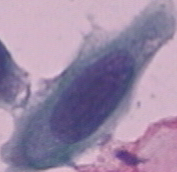
#> input picture entrega2/D1.BMP, 177 x 172 px
$ jupyter execute --allow-errors TB2_info_medica.ipynb
#> lines starting #> are read from the running program, lines starting #| are printed output that depends on the picture; after the words box and inside, x2 and y2 are one past the last pixel; in counts of white or black regions, pixels touching at a corner belong together
[cell 1]
import cv2
import matplotlib.pyplot as plt
import numpy as np
from PIL import Image, ImageEnhance

# Local Functions

[cell 2]
def imgs_and_hists(*imgs, ylim=None, bins=256):
    fig, axs = plt.subplots(len(imgs), len(imgs), figsize=(14, 7))
    axs = axs.ravel() # That's because: _, ((ax1, ax2), (ax3, ax4)) <- plt.subplots(2, 2)
    for i in range(len(imgs)):
        axs[i].imshow(imgs[i], cmap="gray")
        axs[i+len(imgs)].hist(np.array(imgs[i]).ravel(), bins=bins, color="black");
        if ylim:
            plt.ylim((0, ylim))

def imshow(*imgs, cmap=None):
    fig, axs = plt.subplots(1, len(imgs), figsize=(10, 5))
    try:
        axs = axs.ravel()
    except:
        axs = [axs] # case only one img
    for i in range(len(imgs)):
        axs[i].imshow(imgs[i], cmap=cmap)

# Importar imagens

[cell 3]
img1 = Image.open("D1.BMP")
#> img1 is the input picture: PIL image 177x172 RGB; mean R, G, B 155.9, 137, 166
img2 = Image.open("N1.bmp")
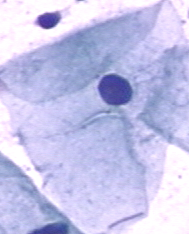
#> input picture entrega2/N1.bmp, 189 x 234 px
#> img2 is the input picture: PIL image 189x234 RGB; mean R, G, B 196.8, 195.9, 233.9

[cell 4]
imshow(img1, img2)

# Conversão para Preto e Branco

[cell 5]
img1 = Image.fromarray(cv2.cvtColor(np.array(img1), cv2.COLOR_RGB2GRAY))
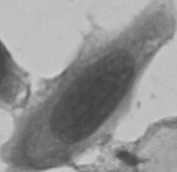
#> img1: PIL image 177x172 L; min 64, max 211, mean 146
img2 = Image.fromarray(cv2.cvtColor(np.array(img2), cv2.COLOR_RGB2GRAY))
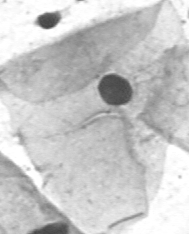
#> img2: PIL image 189x234 L; min 68, max 255, mean 200.5

[cell 6]
imshow(img1, img2, cmap="gray")

# Realçar contornos
(membranas celulares e seus núcleos)

[cell 7]
# Verificar Histograma antes de pré-processamento
imgs_and_hists(img1, img2)
#> figure, not shown here; panel 3: tallest bar 2217 high, from x = 190.9 to 191.5; panel 4: tallest bar 1697 high, from x = 254.3 to 255

## Imagens Preto e Branco

### Brilho

[cell 8]
enhancer1 = ImageEnhance.Brightness(img1)
img1 = enhancer1.enhance(1.5)
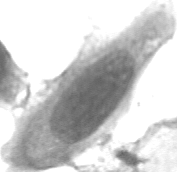
#> img1: PIL image 177x172 L; min 96, max 255, mean 207.5

enhancer2 = ImageEnhance.Brightness(img2)
en2 = enhancer2.enhance(1)

imgs_and_hists(img1, en2)
#> figure, not shown here; panel 3: tallest bar 11966 high, from x = 254.4 to 255; panel 4: tallest bar 1697 high, from x = 254.3 to 255

### Constrate

[cell 9]
enhancer1 = ImageEnhance.Contrast(img1)
img1 = enhancer1.enhance(2)

enhancer2 = ImageEnhance.Contrast(en2)
en2 = enhancer2.enhance(1)

imgs_and_hists(img1, en2, ylim=500)
#> figure, not shown here; panel 3: tallest bar 15151 high, from x = 254 to 255; panel 4: tallest bar 1697 high, from x = 254.3 to 255

### Filtros

[cell 10]
ksize = 21
img1 = cv2.medianBlur(np.array(img1), ksize)
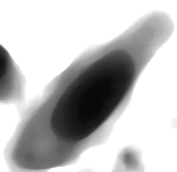
#> img1: shape (172, 177); min 5, max 255, mean 191

ksize = 25
en2 = cv2.medianBlur(np.array(en2), ksize)
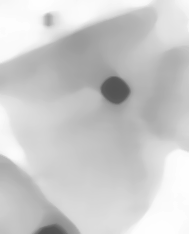
#> en2: shape (234, 189); min 80, max 254, mean 202.8

imgs_and_hists(img1, en2)
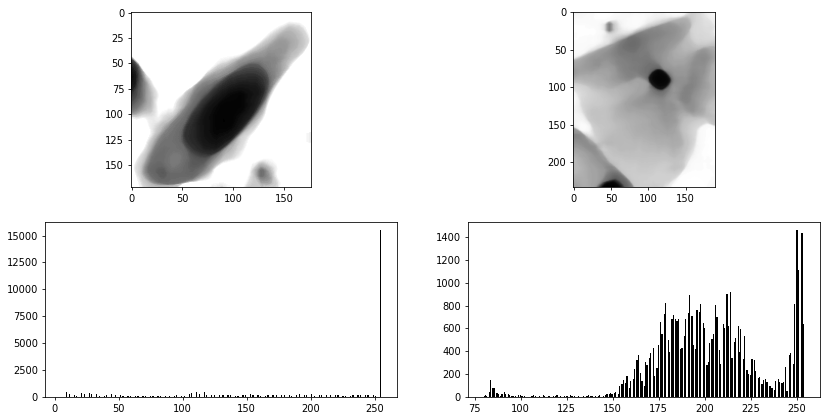
#> figure drawn by matplotlib, 4 panels; panel 3: tallest bar 15488 high, from x = 254 to 255; panel 4: tallest bar 1459 high, from x = 249.9 to 250.6

# Segmentar Núcleo e Citoplasma

[cell 11]
# Gross Visualization of main bins present (nucleus, cytoplasm and background)
#
# img1:
#   nucleus: 0 -> 90
#   cytoplasm: 90 -> 170
#   background: 170 -> 255
#
# img2:
#   nucleus: 0 -> 63
#   cytoplasm: 63 -> 138
#   background: 138 -> 255

imgs_and_hists(img1, en2, bins=3)
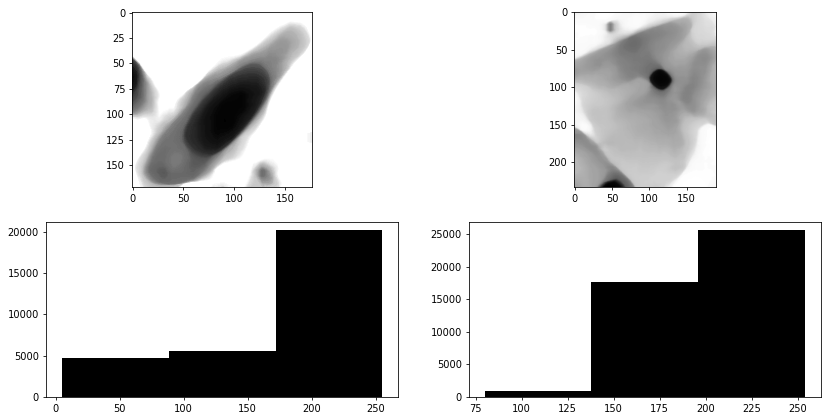
#> figure drawn by matplotlib, 4 panels; panel 3: tallest bar 20149 high, from x = 171.7 to 255; panel 4: tallest bar 25636 high, from x = 196 to 254

[cell 12]
# Threshold nucleus
_, img1_nuc = cv2.threshold(img1, 90, 128, cv2.THRESH_BINARY_INV)
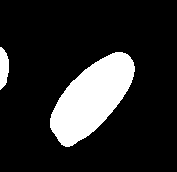
#> img1_nuc: shape (172, 177); values 0 (black) and 128 (white), 15.8% white; 2 white regions, box (x1, y1, x2, y2) and area: (50, 52, 135, 147) 4527, (0, 47, 9, 90) 297
#> (the rest of this cell did not finish here and is left out)

[cell 13]
# Threshold cytoplasm
_, img1_cyto = cv2.threshold(img1, 170, 255, cv2.THRESH_BINARY_INV)
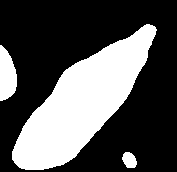
#> img1_cyto: shape (172, 177); 33.3% white; 3 white regions, box (x1, y1, x2, y2) and area: (12, 24, 157, 170) 9232, (0, 45, 17, 101) 711, (122, 152, 137, 168) 180
#> (the rest of this cell did not finish here and is left out)
